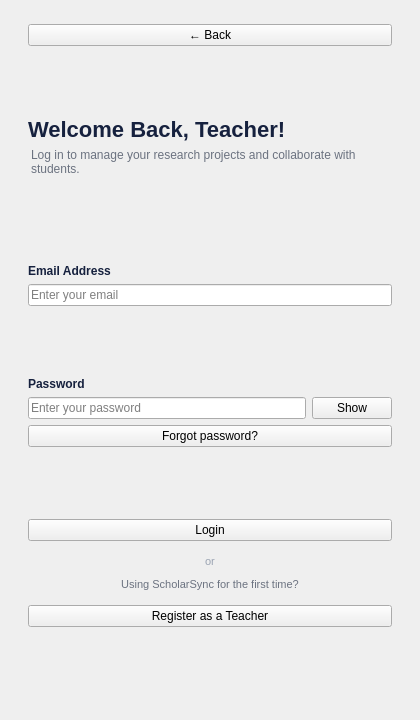
<?xml version="1.0" encoding="UTF-8"?>
<ui version="4.0">
 <class>TeacherLogin</class>
 <widget class="QWidget" name="TeacherLogin">
  <property name="geometry">
   <rect>
    <x>0</x>
    <y>0</y>
    <width>420</width>
    <height>720</height>
   </rect>
  </property>
  <layout class="QVBoxLayout" name="mainLayout">
   <property name="leftMargin"><number>28</number></property>
   <property name="topMargin"><number>24</number></property>
   <property name="rightMargin"><number>28</number></property>
   <property name="bottomMargin"><number>28</number></property>
   <property name="spacing"><number>6</number></property>
   <item>
    <widget class="QPushButton" name="btnBack">
     <property name="objectName"><string notr="true">backButton</string></property>
     <property name="text"><string>← Back</string></property>
     <property name="cursor"><cursorShape>PointingHandCursor</cursorShape></property>
     <property name="maximumWidth"><number>80</number></property>
    </widget>
   </item>
   <item>
    <spacer name="topSpacer1">
     <property name="orientation"><enum>Qt::Vertical</enum></property>
     <property name="sizeHint" stdset="0"><size><width>20</width><height>20</height></size></property>
    </spacer>
   </item>
   <item>
    <widget class="QLabel" name="titleLabel">
     <property name="text"><string>Welcome Back, Teacher!</string></property>
     <property name="wordWrap"><bool>true</bool></property>
     <property name="styleSheet"><string notr="true">font-size: 22px; font-weight: 700; color: #16213e;</string></property>
    </widget>
   </item>
   <item>
    <widget class="QLabel" name="subtitleLabel">
     <property name="text"><string>Log in to manage your research projects and collaborate with students.</string></property>
     <property name="wordWrap"><bool>true</bool></property>
     <property name="styleSheet"><string notr="true">font-size: 12px; color: #6b7280; margin-bottom: 16px;</string></property>
    </widget>
   </item>
   <item>
    <spacer name="topSpacer2">
     <property name="orientation"><enum>Qt::Vertical</enum></property>
     <property name="sizeHint" stdset="0"><size><width>20</width><height>20</height></size></property>
    </spacer>
   </item>
   <item>
    <widget class="QLabel" name="emailFieldLabel">
     <property name="text"><string>Email Address</string></property>
     <property name="styleSheet"><string notr="true">font-size: 12px; font-weight: 600; color: #16213e;</string></property>
    </widget>
   </item>
   <item>
    <widget class="QLineEdit" name="emailLineEdit">
     <property name="placeholderText"><string>Enter your email</string></property>
    </widget>
   </item>
   <item>
    <spacer name="fieldSpacer1">
     <property name="orientation"><enum>Qt::Vertical</enum></property>
     <property name="sizeHint" stdset="0"><size><width>20</width><height>10</height></size></property>
    </spacer>
   </item>
   <item>
    <widget class="QLabel" name="passwordFieldLabel">
     <property name="text"><string>Password</string></property>
     <property name="styleSheet"><string notr="true">font-size: 12px; font-weight: 600; color: #16213e;</string></property>
    </widget>
   </item>
   <item>
    <layout class="QHBoxLayout" name="passwordRowLayout">
     <item>
      <widget class="QLineEdit" name="passwordLineEdit">
       <property name="placeholderText"><string>Enter your password</string></property>
       <property name="echoMode"><enum>QLineEdit::Password</enum></property>
      </widget>
     </item>
     <item>
      <widget class="QPushButton" name="btnTogglePassword">
       <property name="text"><string>Show</string></property>
       <property name="maximumWidth"><number>56</number></property>
       <property name="minimumHeight"><number>32</number></property>
       <property name="cursor"><cursorShape>PointingHandCursor</cursorShape></property>
       <property name="flat"><bool>false</bool></property>
      </widget>
     </item>
    </layout>
   </item>
   <item>
    <widget class="QPushButton" name="btnForgotPassword">
     <property name="objectName"><string notr="true">linkButton</string></property>
     <property name="text"><string>Forgot password?</string></property>
     <property name="cursor"><cursorShape>PointingHandCursor</cursorShape></property>
     <property name="layoutDirection"><enum>Qt::RightToLeft</enum></property>
    </widget>
   </item>
   <item>
    <spacer name="fieldSpacer2">
     <property name="orientation"><enum>Qt::Vertical</enum></property>
     <property name="sizeHint" stdset="0"><size><width>20</width><height>16</height></size></property>
    </spacer>
   </item>
   <item>
    <widget class="QPushButton" name="btnLogin">
     <property name="objectName"><string notr="true">primaryButton</string></property>
     <property name="text"><string>Login</string></property>
     <property name="minimumHeight"><number>44</number></property>
     <property name="cursor"><cursorShape>PointingHandCursor</cursorShape></property>
    </widget>
   </item>
   <item>
    <widget class="QLabel" name="orLabel">
     <property name="text"><string>or</string></property>
     <property name="alignment"><set>Qt::AlignHCenter</set></property>
     <property name="styleSheet"><string notr="true">font-size: 11px; color: #9aa3b2; margin-top: 8px; margin-bottom: 4px;</string></property>
    </widget>
   </item>
   <item>
    <widget class="QLabel" name="firstTimeLabel">
     <property name="text"><string>Using ScholarSync for the first time?</string></property>
     <property name="alignment"><set>Qt::AlignHCenter</set></property>
     <property name="styleSheet"><string notr="true">font-size: 11px; color: #6b7280; margin-bottom: 8px;</string></property>
    </widget>
   </item>
   <item>
    <widget class="QPushButton" name="btnRegister">
     <property name="objectName"><string notr="true">secondaryButton</string></property>
     <property name="text"><string>Register as a Teacher</string></property>
     <property name="minimumHeight"><number>44</number></property>
     <property name="cursor"><cursorShape>PointingHandCursor</cursorShape></property>
    </widget>
   </item>
   <item>
    <spacer name="bottomSpacer">
     <property name="orientation"><enum>Qt::Vertical</enum></property>
     <property name="sizeHint" stdset="0"><size><width>20</width><height>40</height></size></property>
    </spacer>
   </item>
  </layout>
 </widget>
 <resources/>
 <connections/>
</ui>
